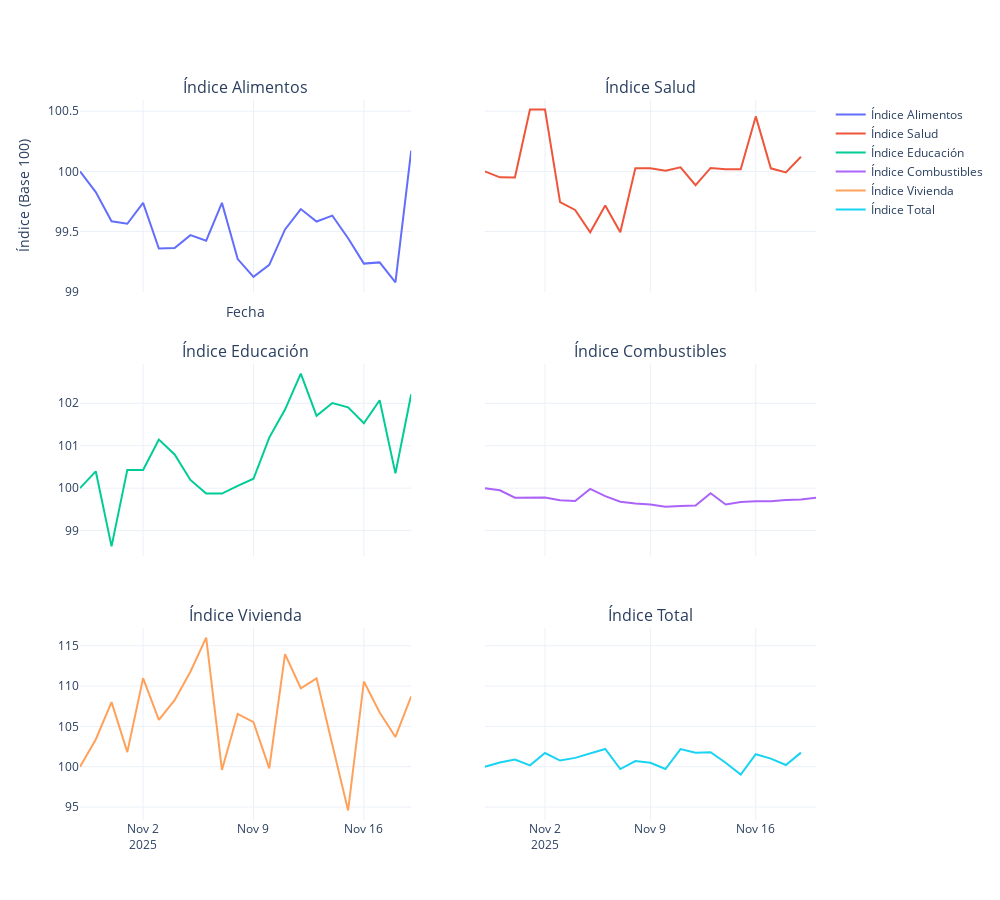

Write notebook code for a chart like this one.
### Code cell
# Ahora usaré subplots para mostrar los 6 índices en una sola figura

import plotly.subplots as sp

# Crear el gráfico con subgráficas para los 6 índices
fig = sp.make_subplots(
    rows=3, cols=2,  # 3 filas y 2 columnas
    subplot_titles=[
        "Índice Alimentos", "Índice Salud", "Índice Educación", 
        "Índice Combustibles", "Índice Vivienda", "Índice Total"
    ],
    shared_xaxes=True, shared_yaxes=True,
    vertical_spacing=0.1, horizontal_spacing=0.1
)

# Agregar cada índice a su respectiva subgráfica
indices = [
    ("Índice Alimentos", ipc_alimentos),
    ("Índice Salud", ipc_salud),
    ("Índice Educación", ipc_educacion),
    ("Índice Combustibles", ipc_combustibles),
    ("Índice Vivienda", ipc_vivienda),
    ("Índice Total", ipc_total)
]


for i, (categoria, data) in enumerate(indices):
    row = i // 2 + 1  # Fila (1-3)
    col = i % 2 + 1   # Columna (1-2)
    fig.add_trace(go.Scatter(
        x=data.index,
        y=data.values,
        mode="lines",
        name=categoria,
        line=dict(width=2)
    ), row=row, col=col)


fig.update_layout(
    title=None,#"Índices Ponderados por Sector",
    xaxis_title="Fecha",
    yaxis_title="Índice (Base 100)",
    template="plotly_white",
    hovermode="x unified",
    width=1000,
    height=900
)

fig.show()

### Figure 1 — Plotly figure (JSON) as saved in the notebook; plotly's stock layout.template omitted (floating-point values rounded to 4 significant figures)
{"data": [{"line": {"width": 2}, "mode": "lines", "name": "Índice Alimentos", "type": "scatter", "x": ["2025-10-29T00:00:00", "2025-10-30T00:00:00", "2025-10-31T00:00:00", "2025-11-01T00:00:00", "2025-11-02T00:00:00", "2025-11-03T00:00:00", "2025-11-04T00:00:00", "2025-11-05T00:00:00", "2025-11-06T00:00:00", "2025-11-07T00:00:00", "2025-11-08T00:00:00", "2025-11-09T00:00:00", "2025-11-10T00:00:00", "2025-11-11T00:00:00", "2025-11-12T00:00:00", "2025-11-13T00:00:00", "2025-11-14T00:00:00", "2025-11-15T00:00:00", "2025-11-16T00:00:00", "2025-11-17T00:00:00", "2025-11-18T00:00:00", "2025-11-19T00:00:00"], "xaxis": "x", "y": [100.0, 99.83, 99.59, 99.57, 99.74, 99.36, 99.36, 99.47, 99.42, 99.74, 99.27, 99.12, 99.22, 99.52, 99.69, 99.58, 99.63, 99.45, 99.23, 99.24, 99.08, 100.2], "yaxis": "y"}, {"line": {"width": 2}, "mode": "lines", "name": "Índice Salud", "type": "scatter", "x": ["2025-10-29T00:00:00", "2025-10-30T00:00:00", "2025-10-31T00:00:00", "2025-11-01T00:00:00", "2025-11-02T00:00:00", "2025-11-03T00:00:00", "2025-11-04T00:00:00", "2025-11-05T00:00:00", "2025-11-06T00:00:00", "2025-11-07T00:00:00", "2025-11-08T00:00:00", "2025-11-09T00:00:00", "2025-11-10T00:00:00", "2025-11-11T00:00:00", "2025-11-12T00:00:00", "2025-11-13T00:00:00", "2025-11-14T00:00:00", "2025-11-15T00:00:00", "2025-11-16T00:00:00", "2025-11-17T00:00:00", "2025-11-18T00:00:00", "2025-11-19T00:00:00"], "xaxis": "x2", "y": [100.0, 99.95, 99.95, 100.5, 100.5, 99.75, 99.68, 99.49, 99.72, 99.49, 100.0, 100.0, 100.0, 100.0, 99.89, 100.0, 100.0, 100.0, 100.5, 100.0, 99.99, 100.1], "yaxis": "y2"}, {"line": {"width": 2}, "mode": "lines", "name": "Índice Educación", "type": "scatter", "x": ["2025-10-29T00:00:00", "2025-10-30T00:00:00", "2025-10-31T00:00:00", "2025-11-01T00:00:00", "2025-11-02T00:00:00", "2025-11-03T00:00:00", "2025-11-04T00:00:00", "2025-11-05T00:00:00", "2025-11-06T00:00:00", "2025-11-07T00:00:00", "2025-11-08T00:00:00", "2025-11-09T00:00:00", "2025-11-10T00:00:00", "2025-11-11T00:00:00", "2025-11-12T00:00:00", "2025-11-13T00:00:00", "2025-11-14T00:00:00", "2025-11-15T00:00:00", "2025-11-16T00:00:00", "2025-11-17T00:00:00", "2025-11-18T00:00:00", "2025-11-19T00:00:00"], "xaxis": "x3", "y": [100.0, 100.4, 98.63, 100.4, 100.4, 101.1, 100.8, 100.2, 99.87, 99.87, 100.1, 100.2, 101.2, 101.9, 102.7, 101.7, 102.0, 101.9, 101.5, 102.1, 100.3, 102.2], "yaxis": "y3"}, {"line": {"width": 2}, "mode": "lines", "name": "Índice Combustibles", "type": "scatter", "x": ["2025-10-29T00:00:00", "2025-10-30T00:00:00", "2025-10-31T00:00:00", "2025-11-01T00:00:00", "2025-11-02T00:00:00", "2025-11-03T00:00:00", "2025-11-04T00:00:00", "2025-11-05T00:00:00", "2025-11-06T00:00:00", "2025-11-07T00:00:00", "2025-11-08T00:00:00", "2025-11-09T00:00:00", "2025-11-10T00:00:00", "2025-11-11T00:00:00", "2025-11-12T00:00:00", "2025-11-13T00:00:00", "2025-11-14T00:00:00", "2025-11-15T00:00:00", "2025-11-16T00:00:00", "2025-11-17T00:00:00", "2025-11-18T00:00:00", "2025-11-19T00:00:00", "2025-11-20T00:00:00"], "xaxis": "x4", "y": [100.0, 99.95, 99.77, 99.79, 99.78, 99.72, 99.7, 99.98, 99.81, 99.68, 99.64, 99.62, 99.56, 99.58, 99.59, 99.88, 99.62, 99.68, 99.69, 99.69, 99.72, 99.73, 99.77], "yaxis": "y4"}, {"line": {"width": 2}, "mode": "lines", "name": "Índice Vivienda", "type": "scatter", "x": ["2025-10-29T00:00:00", "2025-10-30T00:00:00", "2025-10-31T00:00:00", "2025-11-01T00:00:00", "2025-11-02T00:00:00", "2025-11-03T00:00:00", "2025-11-04T00:00:00", "2025-11-05T00:00:00", "2025-11-06T00:00:00", "2025-11-07T00:00:00", "2025-11-08T00:00:00", "2025-11-09T00:00:00", "2025-11-10T00:00:00", "2025-11-11T00:00:00", "2025-11-12T00:00:00", "2025-11-13T00:00:00", "2025-11-14T00:00:00", "2025-11-15T00:00:00", "2025-11-16T00:00:00", "2025-11-17T00:00:00", "2025-11-18T00:00:00", "2025-11-19T00:00:00"], "xaxis": "x5", "y": [100.0, 103.4, 108.0, 101.8, 111.0, 105.8, 108.2, 111.8, 116.0, 99.6, 106.5, 105.5, 99.8, 114.0, 109.7, 111.0, 102.7, 94.58, 110.6, 106.7, 103.7, 108.7], "yaxis": "y5"}, {"line": {"width": 2}, "mode": "lines", "name": "Índice Total", "type": "scatter", "x": ["2025-10-29T00:00:00", "2025-10-30T00:00:00", "2025-10-31T00:00:00", "2025-11-01T00:00:00", "2025-11-02T00:00:00", "2025-11-03T00:00:00", "2025-11-04T00:00:00", "2025-11-05T00:00:00", "2025-11-06T00:00:00", "2025-11-07T00:00:00", "2025-11-08T00:00:00", "2025-11-09T00:00:00", "2025-11-10T00:00:00", "2025-11-11T00:00:00", "2025-11-12T00:00:00", "2025-11-13T00:00:00", "2025-11-14T00:00:00", "2025-11-15T00:00:00", "2025-11-16T00:00:00", "2025-11-17T00:00:00", "2025-11-18T00:00:00", "2025-11-19T00:00:00"], "xaxis": "x6", "y": [100.0, 100.5, 100.9, 100.2, 101.7, 100.8, 101.1, 101.7, 102.2, 99.71, 100.7, 100.5, 99.71, 102.2, 101.7, 101.8, 100.5, 99.03, 101.6, 101.0, 100.2, 101.7], "yaxis": "y6"}], "layout": {"annotations": [{"font": {"size": 16}, "showarrow": false, "text": "Índice Alimentos", "x": 0.225, "xanchor": "center", "xref": "paper", "y": 1, "yanchor": "bottom", "yref": "paper"}, {"font": {"size": 16}, "showarrow": false, "text": "Índice Salud", "x": 0.775, "xanchor": "center", "xref": "paper", "y": 1, "yanchor": "bottom", "yref": "paper"}, {"font": {"size": 16}, "showarrow": false, "text": "Índice Educación", "x": 0.225, "xanchor": "center", "xref": "paper", "y": 0.6333, "yanchor": "bottom", "yref": "paper"}, {"font": {"size": 16}, "showarrow": false, "text": "Índice Combustibles", "x": 0.775, "xanchor": "center", "xref": "paper", "y": 0.6333, "yanchor": "bottom", "yref": "paper"}, {"font": {"size": 16}, "showarrow": false, "text": "Índice Vivienda", "x": 0.225, "xanchor": "center", "xref": "paper", "y": 0.2667, "yanchor": "bottom", "yref": "paper"}, {"font": {"size": 16}, "showarrow": false, "text": "Índice Total", "x": 0.775, "xanchor": "center", "xref": "paper", "y": 0.2667, "yanchor": "bottom", "yref": "paper"}], "height": 900, "hovermode": "x unified", "title": {}, "width": 1000, "xaxis": {"anchor": "y", "domain": [0, 0.45], "matches": "x5", "showticklabels": false, "title": {"text": "Fecha"}}, "xaxis2": {"anchor": "y2", "domain": [0.55, 1], "matches": "x6", "showticklabels": false}, "xaxis3": {"anchor": "y3", "domain": [0, 0.45], "matches": "x5", "showticklabels": false}, "xaxis4": {"anchor": "y4", "domain": [0.55, 1], "matches": "x6", "showticklabels": false}, "xaxis5": {"anchor": "y5", "domain": [0, 0.45]}, "xaxis6": {"anchor": "y6", "domain": [0.55, 1]}, "yaxis": {"anchor": "x", "domain": [0.7333, 1], "title": {"text": "Índice (Base 100)"}}, "yaxis2": {"anchor": "x2", "domain": [0.7333, 1], "matches": "y", "showticklabels": false}, "yaxis3": {"anchor": "x3", "domain": [0.3667, 0.6333]}, "yaxis4": {"anchor": "x4", "domain": [0.3667, 0.6333], "matches": "y3", "showticklabels": false}, "yaxis5": {"anchor": "x5", "domain": [0, 0.2667]}, "yaxis6": {"anchor": "x6", "domain": [0, 0.2667], "matches": "y5", "showticklabels": false}}}
